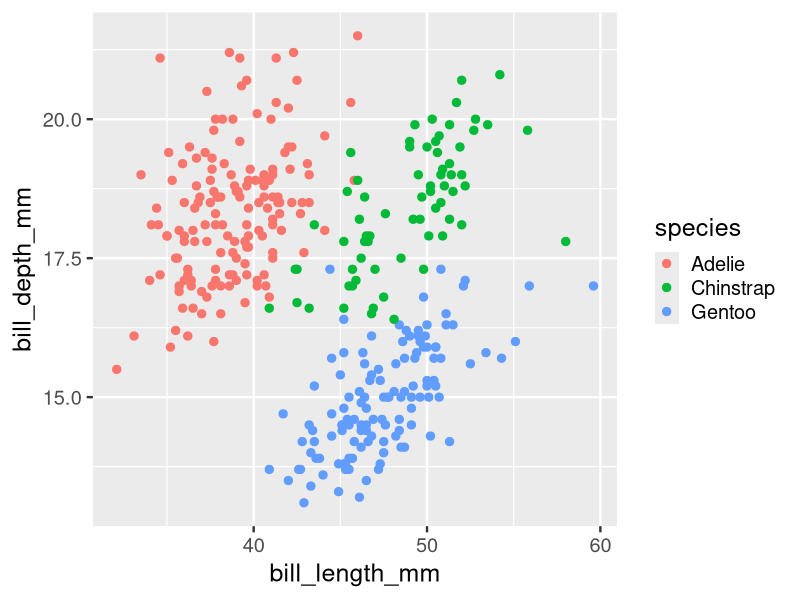
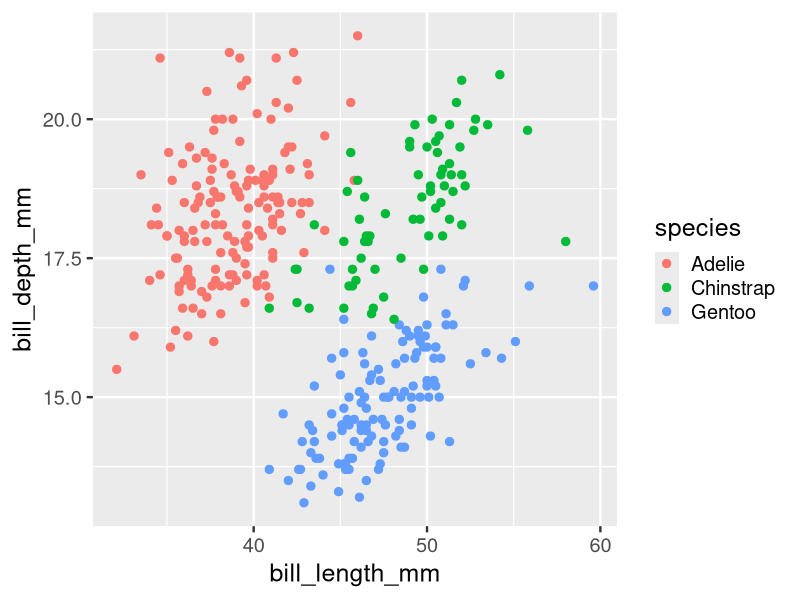

These charts were generated, in order, by the following R code:
## ---- chunk 1
options(htmltools.dir.version = FALSE)
knitr::opts_chunk$set(comment = "")

library(tidyverse)
library(palmerpenguins)
# ggplot2 settings so plots scale well for slide size 
theme_set(theme_gray(18))
update_geom_defaults("point", list(size = 2.5))
## ---- chunk 2
head(penguins)
## ---- chunk 3
# head(penguins)

penguins %>%
  head()
## ---- chunk 4
ggplot(penguins, aes(bill_length_mm, bill_depth_mm, color = species)) + geom_point()
## ---- chunk 5
# ggplot(penguins, aes(bill_length_mm, bill_depth_mm, color = species)) + geom_point()

penguins %>%
  ggplot(aes(bill_length_mm, bill_depth_mm, color = species)) + geom_point()
## ---- chunk 6
penguins %>%
  filter(species == "Gentoo")
## ---- chunk 7
penguins %>%
  filter(bill_length_mm > 50)
## ---- chunk 8
penguins %>%
  select(species, island, sex)
## ---- chunk 9
penguins %>%
  arrange(bill_length_mm)
## ---- chunk 10
penguins %>%
  arrange(desc(bill_length_mm))
